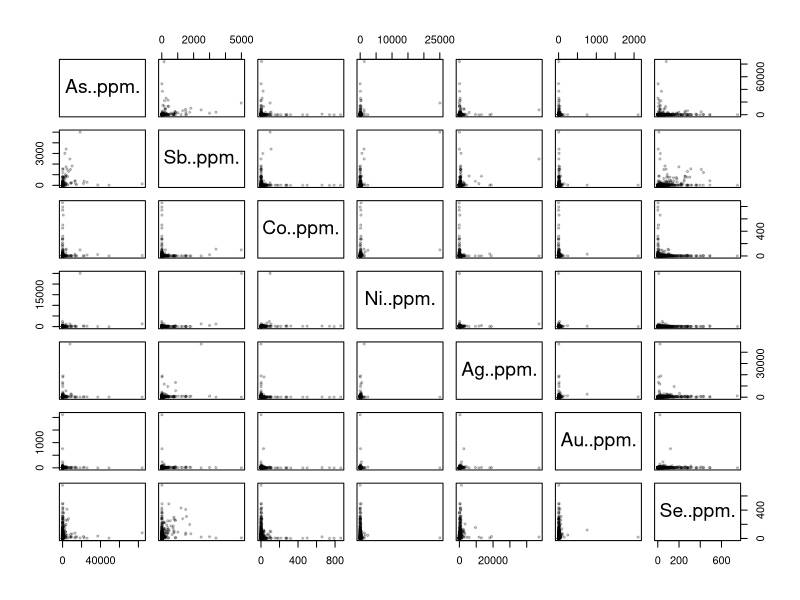
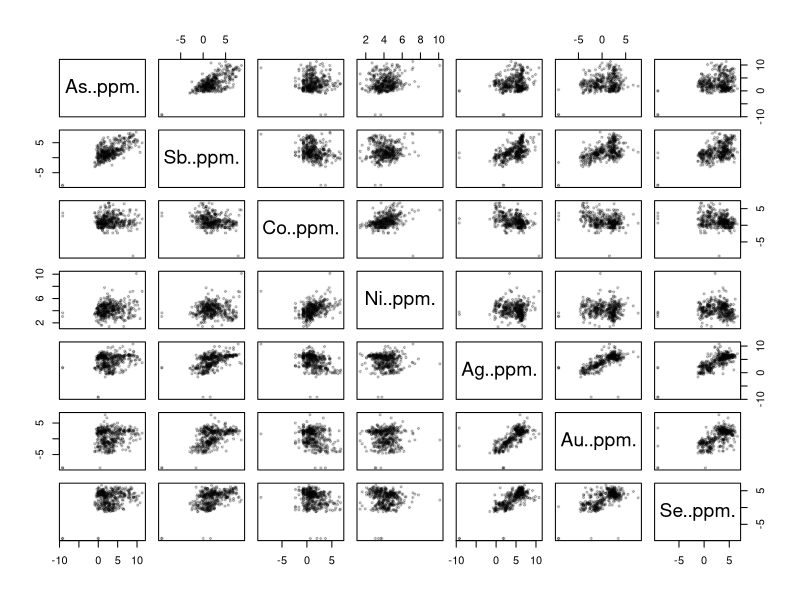
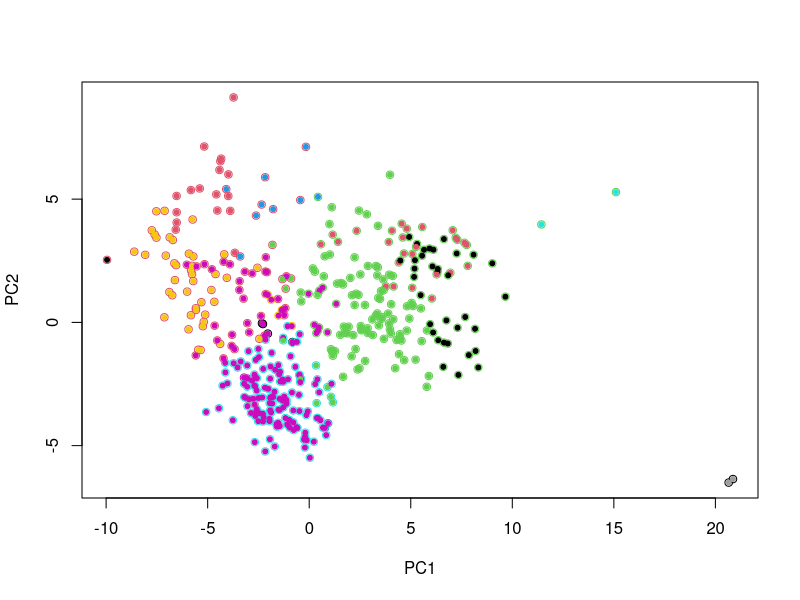
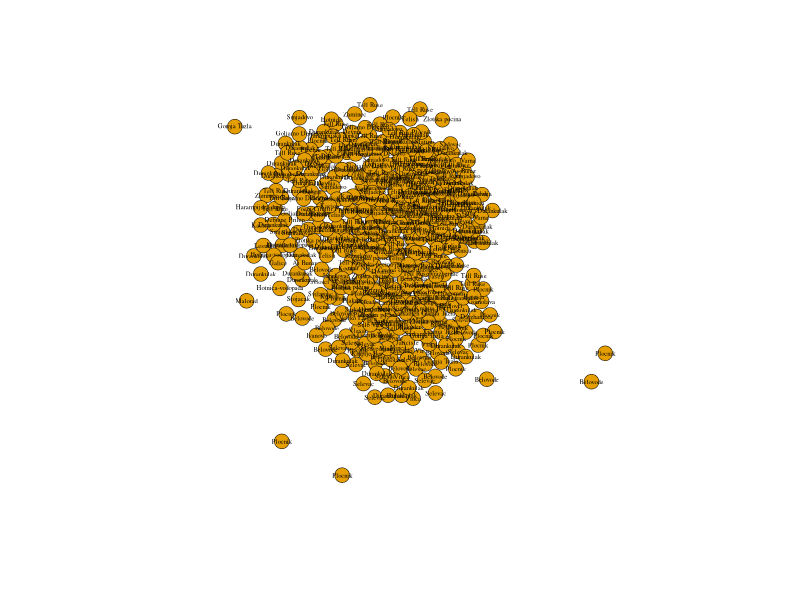
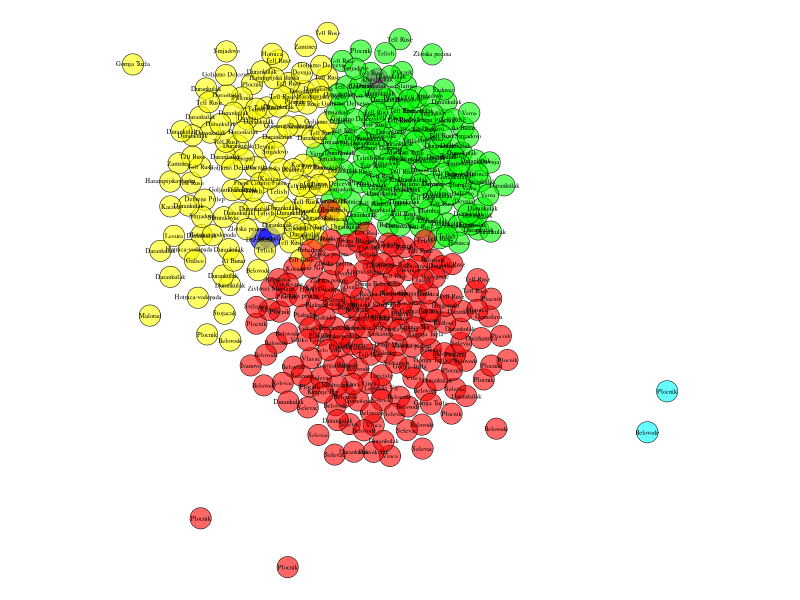
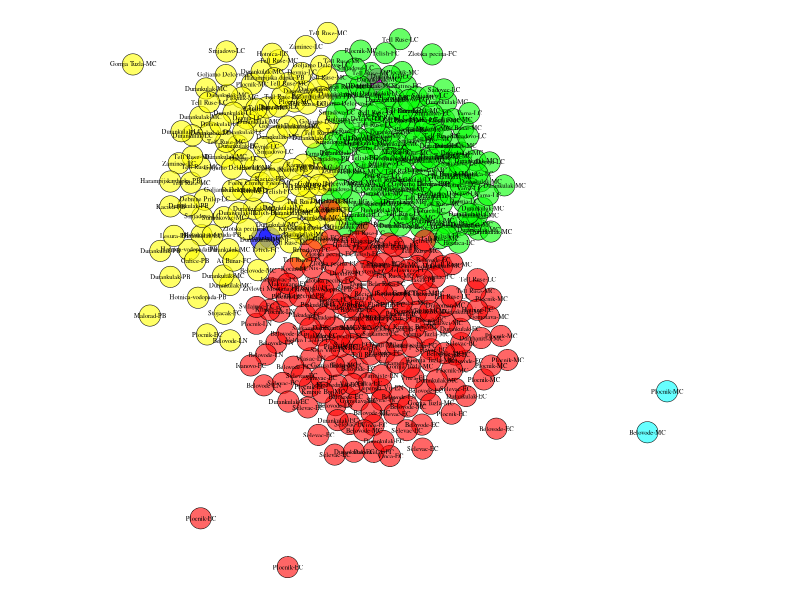
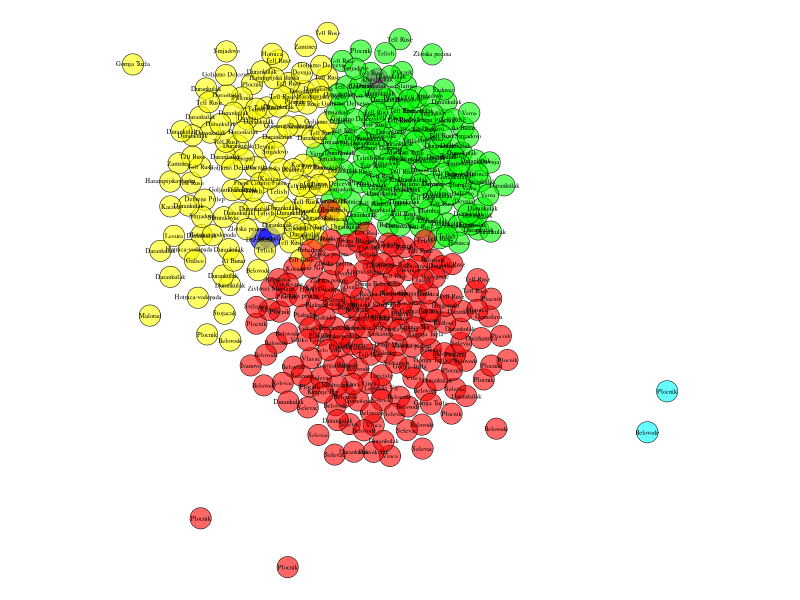
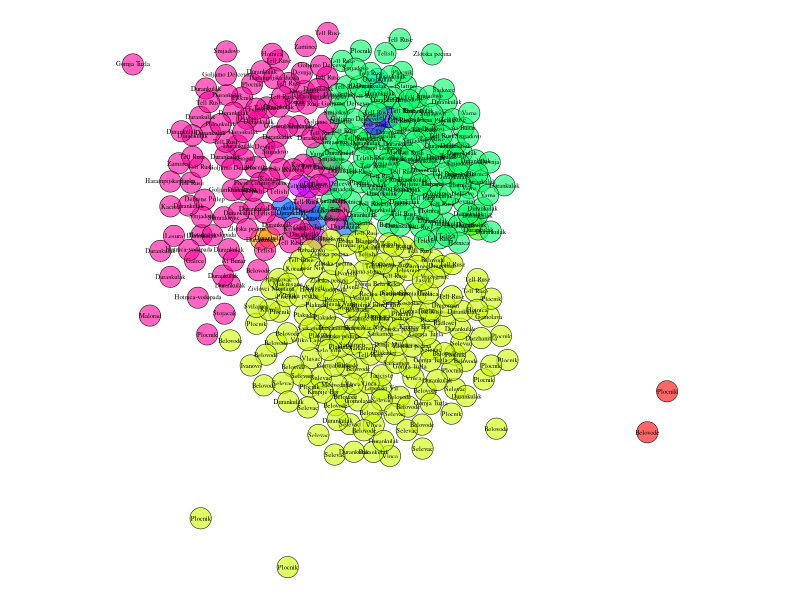

The R source for these figures, in order:
## ---- chunk 1
knitr::opts_chunk$set(warning=FALSE,message=FALSE,cache=FALSE,collapse=TRUE,fig.show="hold",results="hide")
## ---- chunk 2
epsilon=0.0001
datappm=read.csv("Table S1.csv")
#datappm[datappm==0.0001]=epsilon
ppms=datappm[,15:21]
plot(ppms,pch=20,cex=.7,col=adjustcolor(1,.2))
## ---- chunk 3
knitr::kable(cor(ppms))
## ---- chunk 4
ppms=as.data.frame(apply(ppms,2,log))
plot(ppms,pch=20,cex=.7,col=adjustcolor(1,.2))
## ---- chunk 5
knitr::kable(cor(ppms))
## ---- chunk 6
ppms.pca=prcomp(ppms)
ppms.dist=dist(ppms.pca$x)
ppms.clust=hclust(ppms.dist)
ppms.kclust=cutree(ppms.clust,k=10) #playing comparing community cluster vs simple hierarchical clustering

plot(ppms.pca$x[,1:2],col=datappm$Chemical.cluster+1)
points(ppms.pca$x[,1:2],col=ppms.kclust,pch=20  )
## ---- chunk 7

library(igraph)
ppms.ew=1/(as.matrix(ppms.dist)^2)
ppms.graph=graph.adjacency(ppms.ew, mode = "undirected", weighted = TRUE, diag = FALSE)
V(ppms.graph)$label=as.character(datappm$Site)
V(ppms.graph)$label.cex=.4
V(ppms.graph)$size=8
V(ppms.graph)$frame.color="black"
V(ppms.graph)$frame.width=.5
V(ppms.graph)$label.color="black"
E(ppms.graph)$color=NA
ppms.graph=set_graph_attr(ppms.graph,"layout",layout_nicely(ppms.graph))
plot(ppms.graph)
## ---- chunk 8
par(mar=c(0,0,0,0))
ppms.louvain=cluster_louvain(ppms.graph)
knitr::kable(sizes(ppms.louvain))
plot(ppms.graph,vertex.color=rainbow(6,alpha=.6)[ppms.louvain$membership])

plot(ppms.graph,vertex.color=rainbow(6,alpha=.6)[ppms.louvain$membership],vertex.label=paste(datappm$Site,datappm$relative.period,sep="-"))
## ---- chunk 9
options(width=50)
knitr::kable(table(datappm$Chemical.cluster))
knitr::kable(sizes(ppms.louvain))
## ---- chunk 10
# jelena 4 is  R louvain 3
# jelena 2 is  R louvain 1
# jelena 9 is  R louvain 2

sum(datappm$Chemical.cluster==0 & ppms.louvain$membership ==4)
sum(datappm$Chemical.cluster==1 & ppms.louvain$membership ==5)
sum(datappm$Chemical.cluster==2 & ppms.louvain$membership ==1)
sum(datappm$Chemical.cluster==4 & ppms.louvain$membership ==3)
sum(datappm$Chemical.cluster==5 & ppms.louvain$membership ==6)
sum(datappm$Chemical.cluster==9 & ppms.louvain$membership ==2)
## ---- chunk 11
par(mar=c(0,0,0,0))
plot(ppms.graph,vertex.color=rainbow(6,alpha=.6)[ppms.louvain$membership])
plot(ppms.graph,vertex.color=rainbow(10,alpha=.6)[datappm$Chemical.cluster+1])
## ---- chunk 12
latitude=as.numeric(gsub("[' \\\"N]","",gsub("Â°",".",gsub("\\.","",datappm$Geo.Latitude))))
longitude=as.numeric(gsub("[' \\\"E]","",gsub("Â°",".",gsub("\\.","",datappm$Geo.Longitude))))
plot(longitude ,latitude,bg=rainbow(6,alpha=.6)[ppms.louvain$membership],pch=21,cex=1.2)
text(longitude ,latitude,datappm$Site,cex=.7)
plot(longitude ,latitude,bg=rainbow(10,alpha=.6)[datappm$Chemical.cluster],pch=21,cex=1.2)
text(longitude ,latitude,datappm$Site,cex=.7)
## ---- chunk 13
simpmatch  <-  function(i,j){
    length(na.omit(match(i,j)))
}
## ---- chunk 14
joined=cbind(datappm,louvain=ppms.louvain$membership)
sites=unique(datappm$Site)

system.time({
matdim1=sapply(sites,function(s1) sapply(sites,function(s2) simpmatch(joined$louvain[ joined$Site == s1],joined$louvain[ joined$Site == s2])))
})

system.time({
matdim2=matrix(NA,nrow=80,ncol=80)
for(s1 in 1:length(sites)){
    for(s2 in 1:length(sites)){
        c1=joined$louvain[ joined$Site == sites[s1]]
        c2=joined$louvain[ joined$Site == sites[s2]]
        matdim2[s1,s2]=simpmatch(c1,c2)
    }
}
})
sum(matdim2-matdim1)

sites.graph=graph.adjacency(matdim1, mode = "undirected", weighted = TRUE, diag = FALSE)
V(sites.graph)$label=as.character(sites)
V(sites.graph)$label.cex=.7
V(sites.graph)$size=8
V(sites.graph)$label.color="black"
E(sites.graph)$color=NA
sites.graph=set_graph_attr(sites.graph,"layout",layout_nicely(sites.graph))
plot(sites.graph)

## ---- chunk 15
sites.communities=cluster_louvain(sites.graph)
plot(sites.graph,vertex.color=rainbow(length(sites.communities),alpha=.6)[sites.communities$membership])
## ---- chunk 16
siteperiod=paste(datappm$Site,datappm$absolute.period)
joined=cbind(joined,siteperiod)

sites=unique(joined$siteperiod)
matSP=sapply(sites,function(s1) sapply(sites,function(s2) simpmatch(joined$louvain[ joined$siteperiod == s1],joined$louvain[ joined$siteperiod == s2])))

sites.graph=graph.adjacency(matSP, mode = "undirected", weighted = TRUE, diag = FALSE)
V(sites.graph)$label=as.character(sites)
V(sites.graph)$label.cex=.7
V(sites.graph)$size=8
V(sites.graph)$frame.color="black"
V(sites.graph)$frame.width=.5
V(sites.graph)$label.color="black"
E(sites.graph)$color=NA
sites.graph=set_graph_attr(sites.graph,"layout",layout_nicely(sites.graph))
plot(sites.graph)
## ---- chunk 17
listelements=gsub("\\..*","",colnames(ppms))
datappm=read.csv("data/SEALIP_BROGLASEA data_Pryce.csv")
datappm[,12:42]=apply(datappm[,12:42],2,function(i){i[i=="tr"]=epsilon;as.numeric(i)})
datappm[,12:42]=apply(datappm[,12:42],2,function(i){i[i==0]=epsilon;as.numeric(i)})
ppms=datappm[,12:42]
#ppms=datappm[,listelements]
ppms=ppms[,-7]
artnull=which(apply(ppms,1,sd)==0)
artnull=c(222,289,296,299,531,172,181,531)
datappm=datappm[-artnull,]
ppms=ppms[-artnull,]
#plot(ppms,pch=20,cex=.7,col=adjustcolor(1,.2))
## ---- chunk 18
knitr::kable(cor(ppms))
## ---- chunk 19
ppms=as.data.frame(apply(ppms,2,log))
#plot(ppms,pch=20,cex=.7,col=adjustcolor(1,.2))
## ---- chunk 20
knitr::kable(cor(ppms))
## ---- chunk 21
# remove eelement poorly detected
ppms=ppms[,apply(ppms,2,function(i)sum(i==log(epsilon)))<(.4*nrow(ppms))]

ppms.pca=prcomp(ppms)
ppms.dist=dist(ppms.pca$x)
ppms.clust=hclust(ppms.dist)
ppms.kclust=cutree(ppms.clust,k=10) #playing comparing community cluster vs simple hierarchical clustering
plot(ppms.pca$x[,1:2],col=ppms.kclust,pch=20  )
text(ppms.pca$x[,1],ppms.pca$x[,2],datappm$Region,cex=.5)

datappm$Easting...Longitude= as.numeric(gsub("°","",datappm$Easting...Longitude))
datappm$Northing.Latitude= as.numeric(gsub("°","",datappm$Northing.Latitude))

plot(datappm$Easting...Longitude,datappm$Northing.Latitude,col=ppms.kclust,pch=20  )
## ---- chunk 22

library(igraph)
ppms.ew=1/(exp(as.matrix(ppms.dist)))
ppms.graph=graph.adjacency(ppms.ew, mode = "undirected", weighted = TRUE, diag = FALSE)
V(ppms.graph)$label=as.character(datappm$Site)
V(ppms.graph)$label.cex=.4
V(ppms.graph)$size=8
V(ppms.graph)$frame.color="black"
V(ppms.graph)$frame.width=.5
V(ppms.graph)$label.color="black"
E(ppms.graph)$color=NA
ppms.graph=set_graph_attr(ppms.graph,"layout",layout_nicely(ppms.graph))
plot(ppms.graph)
#
#
#   symbols(x=coords[,1], y=coords[,2], bg="red", fg="black",
#            circles=vertex.size, lwd=vertex.frame.width, add=TRUE, inches=FALSE)
## ---- chunk 23
par(mar=c(0,0,0,0))
ppms.louvain=cluster_louvain(ppms.graph)
knitr::kable(sizes(ppms.louvain))
ncommu=length(sizes(ppms.louvain))
plot(ppms.graph,vertex.color=rainbow(ncommu,alpha=.6)[ppms.louvain$membership])

plot(ppms.graph,vertex.color=rainbow(ncommu,alpha=.6)[ppms.louvain$membership],vertex.label=paste(datappm$Site,datappm$relative.period,sep="-"))
## ---- chunk 24
plot(datappm$Easting...Longitude,datappm$Northing.Latitude,bg=rainbow(ncommu,alpha=.6)[ppms.louvain$membership],pch=21)
